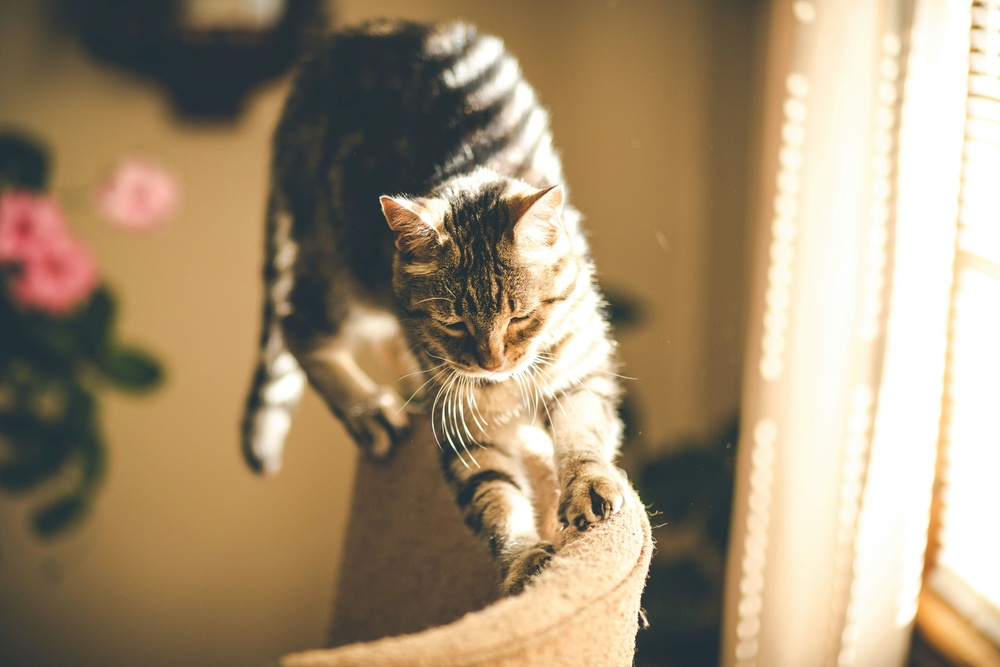
#> input picture images/input/cat.jpg, 1000 x 667 px, shrunk from 5760 x 3840 before the run; its folder holds 2 pictures in this run
$ python collect_itw_images.py --input_path ../../images/input --baseline_path ../../images/input --baseline_list ../../images/input --output_path out.png
#> lines starting #> are read from the running program, lines starting #| are printed output that depends on the picture
import os

os.environ["OPENCV_IO_ENABLE_OPENEXR"] = "1"
import argparse
import numpy as np
import cv2
from tqdm import tqdm


def collect_dataset_images(
    input_path, baseline_path, baseline_list, output_path, start_id=0, end_id=None
):
#> called with input_path = '../../images/input', baseline_path = '../../images/input', output_path = 'out.png', start_id = 0
    image_list = os.listdir(input_path)

    for file_name in tqdm(image_list[start_id:end_id]):
        base_name = os.path.splitext(file_name)[0]
        out_dir = os.path.join(output_path, base_name)
        # create output directory if not exists
        os.makedirs(out_dir, exist_ok=True)

        input_image = cv2.imread(
            os.path.join(input_path, file_name), cv2.IMREAD_UNCHANGED
        )
#> input_image is the input picture: shape (667, 1000, 3); mean B, G, R 116.5, 144.9, 164.4
        if input_image is None:
            print(f"Input image not found: {os.path.join(input_path, file_name)}")
            continue

        input_image = np.float32(cv2.cvtColor(input_image, cv2.COLOR_BGR2RGB))
        input_image = input_image / 255.0  # normalize to [0, 1]
        input_image = input_image**2.2  # gamma correct to linear space
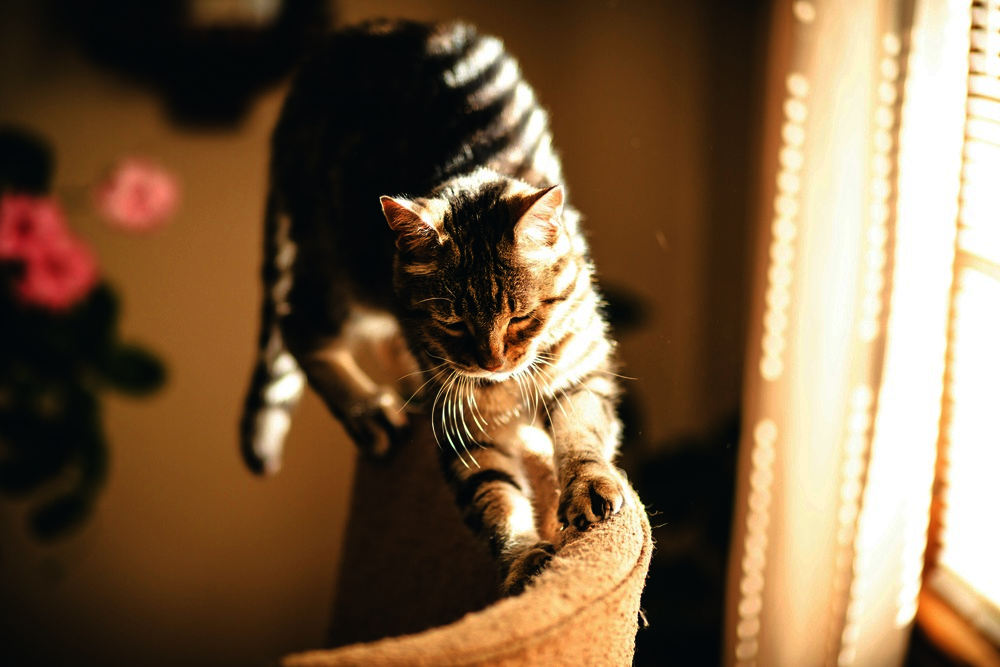
#> input_image: shape (667, 1000, 3) float32; mean R, G, B 0.484, 0.382, 0.273
        # write input image
        cv2.imwrite(
            os.path.join(out_dir, f"{base_name}.png"),
            cv2.cvtColor(np.uint8(input_image ** (1 / 2.2) * 255), cv2.COLOR_RGB2BGR),
        )

        # read and write images from baseline paths
        for baseline in baseline_list:
            # read image
            baseline_image = cv2.imread(
                os.path.join(baseline_path, baseline, base_name + ".exr"),
                cv2.IMREAD_UNCHANGED,
            )
            if baseline_image is None:
                print(
                    f"Baseline image not found: {os.path.join(baseline_path, baseline, file_name)}"
                )
                continue
            baseline_image = np.float32(cv2.cvtColor(baseline_image, cv2.COLOR_BGR2RGB))

            # scale match - find linear fit against LDR part of the gt image
            mask = input_image.max(axis=2) <= 1.0
            a = baseline_image[mask].reshape(-1, 1)
            b = input_image[mask].reshape(-1, 1)
            x = np.linalg.lstsq(a, b, rcond=None)[0]
            baseline_image = baseline_image * x

            # write baseline image
            cv2.imwrite(
                os.path.join(out_dir, f"{base_name}_{baseline}.exr"),
                cv2.cvtColor(baseline_image, cv2.COLOR_RGB2BGR),
            )
#> pass 2 of the loop in collect_dataset_images, `for file_name in tqdm(image_list[start_id:end_id]):`:
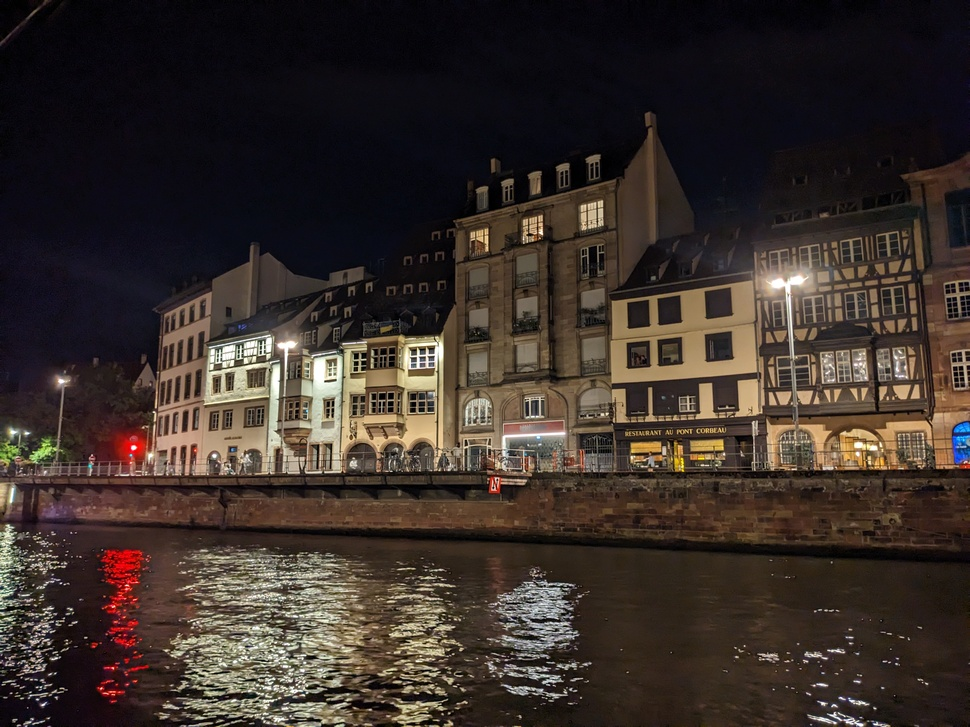
#> input picture images/input/city.jpg, 970 x 727 px, shrunk from 4032 x 3024 before the run
#> in collect_dataset_images, input_image is the input picture: shape (727, 970, 3); mean B, G, R 42.2, 47.8, 58.2
#> in collect_dataset_images, `input_image = input_image**2.2`:
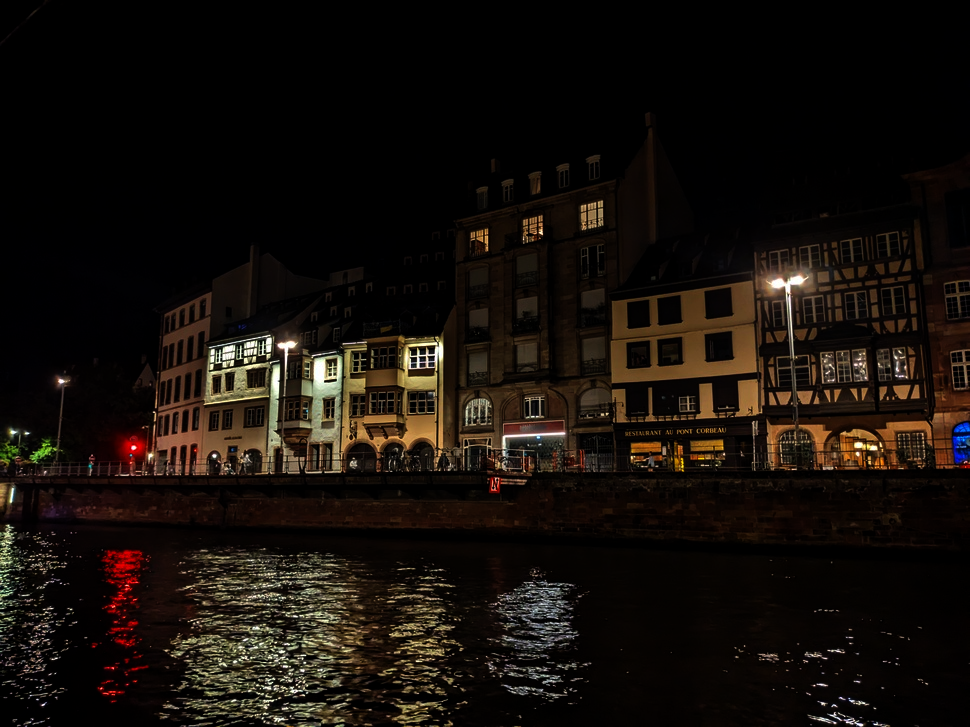
#> input_image: shape (727, 970, 3) float32; mean R, G, B 0.0864, 0.063, 0.0441


if __name__ == "__main__":
    parser = argparse.ArgumentParser(
        description="Collect ITW images from input and baseline methods."
    )
    parser.add_argument(
        "--input_path", type=str, required=True, help="Path to input images."
    )
    parser.add_argument(
        "--baseline_path",
        type=str,
        required=True,
        help="Path to baseline SIHDR method folders.",
    )
    parser.add_argument(
        "--baseline_list",
        type=str,
        nargs="+",
        required=True,
        help="List of baseline method folder names.",
    )
    parser.add_argument(
        "--output_path",
        type=str,
        required=True,
        help="Path to save collected images.",
    )
    parser.add_argument(
        "--start_id",
        type=int,
        default=0,
        help="Start ID to process (inclusive).",
    )
    parser.add_argument(
        "--end_id",
        type=int,
        default=None,
        help="End ID to process (exclusive).",
    )
    args = parser.parse_args()

    input_path = args.input_path
    baseline_path = args.baseline_path
    baseline_list = args.baseline_list
    output_path = args.output_path
    start_id = args.start_id
    end_id = args.end_id

    collect_dataset_images(
        input_path, baseline_path, baseline_list, output_path, start_id, end_id
    )
